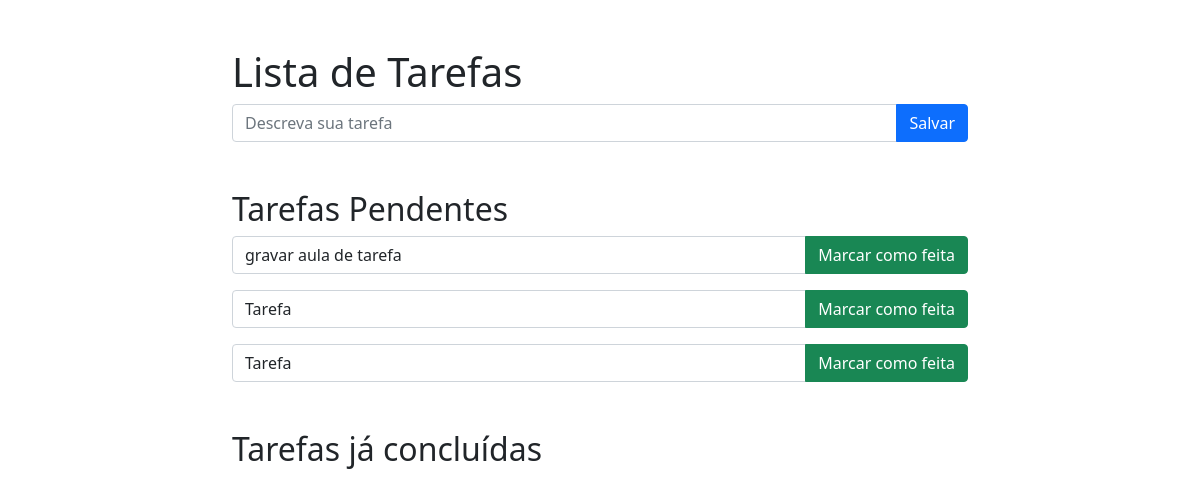
Page /tarefas/ on the earlier database version.
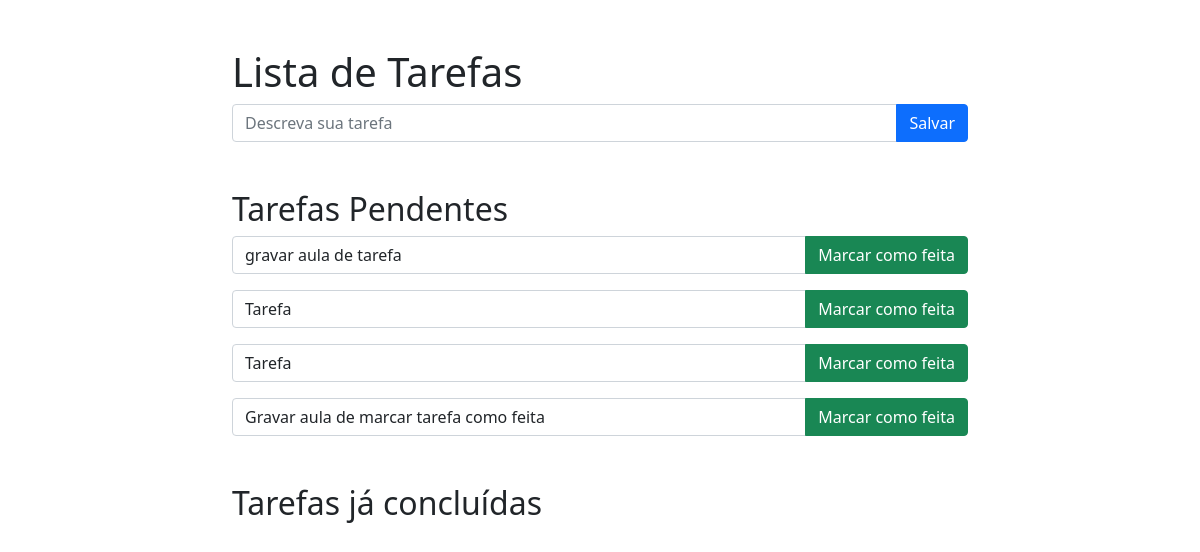
Same page on the later database version.
### webdev/tarefas/models.py (models this page shows)
class Tarefa(models.Model):
    nome = models.CharField(max_length=128)
    feita = models.BooleanField(default=False)

### webdev/tarefas/views.py (the view, shortened to what this page needs)
# urls.py: path('', views.home, name='home'),
def home(request):
    tarefas_pendentes = Tarefa.objects.filter(feita=False).all()
    tarefas_feitas = Tarefa.objects.filter(feita=True).all()
    return render(request, 'tarefas/home.html',
                  {'tarefas_pendentes': tarefas_pendentes,
                   'tarefas_feitas': tarefas_feitas
                   }
                  )

### webdev/tarefas/templates/tarefas/home.html (shortened to what this page needs)
<!DOCTYPE html>
<html lang="en">
<head>
<link href="https://cdn.jsdelivr.net/npm/bootstrap@5.1.1/dist/css/bootstrap.min.css" rel="stylesheet">
</head>
<body>
<div class="container">
    <div class="row">
        <div class="col-md-8 offset-md-2">
            <h1 class="mt-5">Lista de Tarefas</h1>
            <form action="{% url 'tarefas:home' %}" method="post">
                <div class="input-group mb-3">
                    <input type="text" class="form-control" placeholder="Descreva sua tarefa"
                           aria-label="Descreva sua tarefa" aria-describedby="button-addon2" name="nome">
                    <button type="submit" class="btn btn-primary" id="button-addon2">Salvar</button>
                </div>
            </form>
            <h2 class="mt-5">Tarefas Pendentes</h2>
            {% for tarefa in tarefas_pendentes %}
                <form action="{% url 'tarefas:detalhe' tarefa_id=tarefa.id %}" method="post">
                    <div class="input-group mb-3">
                        <input type="text" class="form-control" placeholder="Descreva sua tarefa" required="required"
                               aria-label="Descreva sua tarefa" name="nome" value="{{ tarefa.nome }}">
                    <button type="submit" class="btn btn-success" >Marcar como feita</button>
                    </div>
                </form>
            {% endfor %}
            <h2 class="mt-5">Tarefas já concluídas</h2>
        </div>
    </div>
</div>
</body>
</html>

Differences in the rows shown:
added Tarefa: nome "Gravar aula de marcar tarefa como feita"
